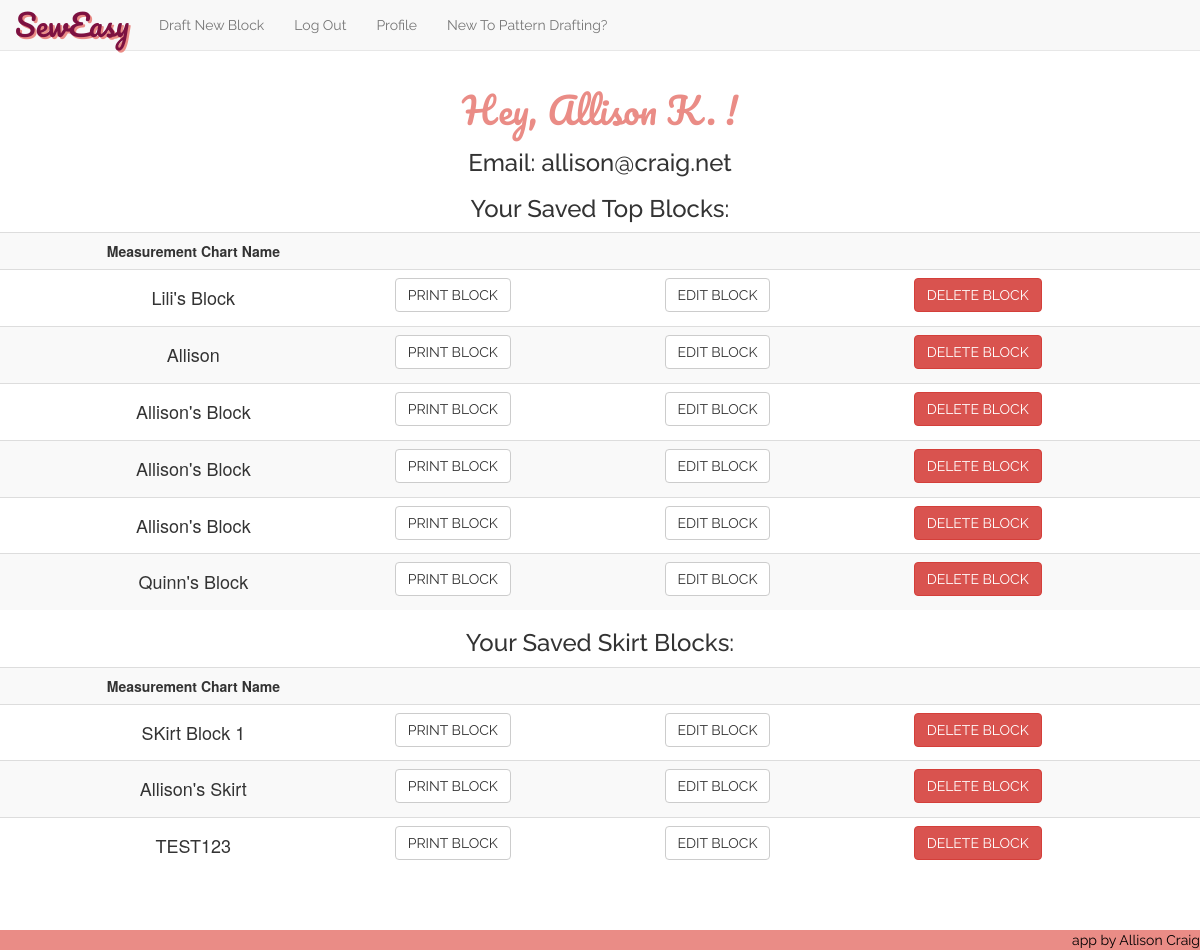
/profile (signed in), run on an earlier commit of the app's database.
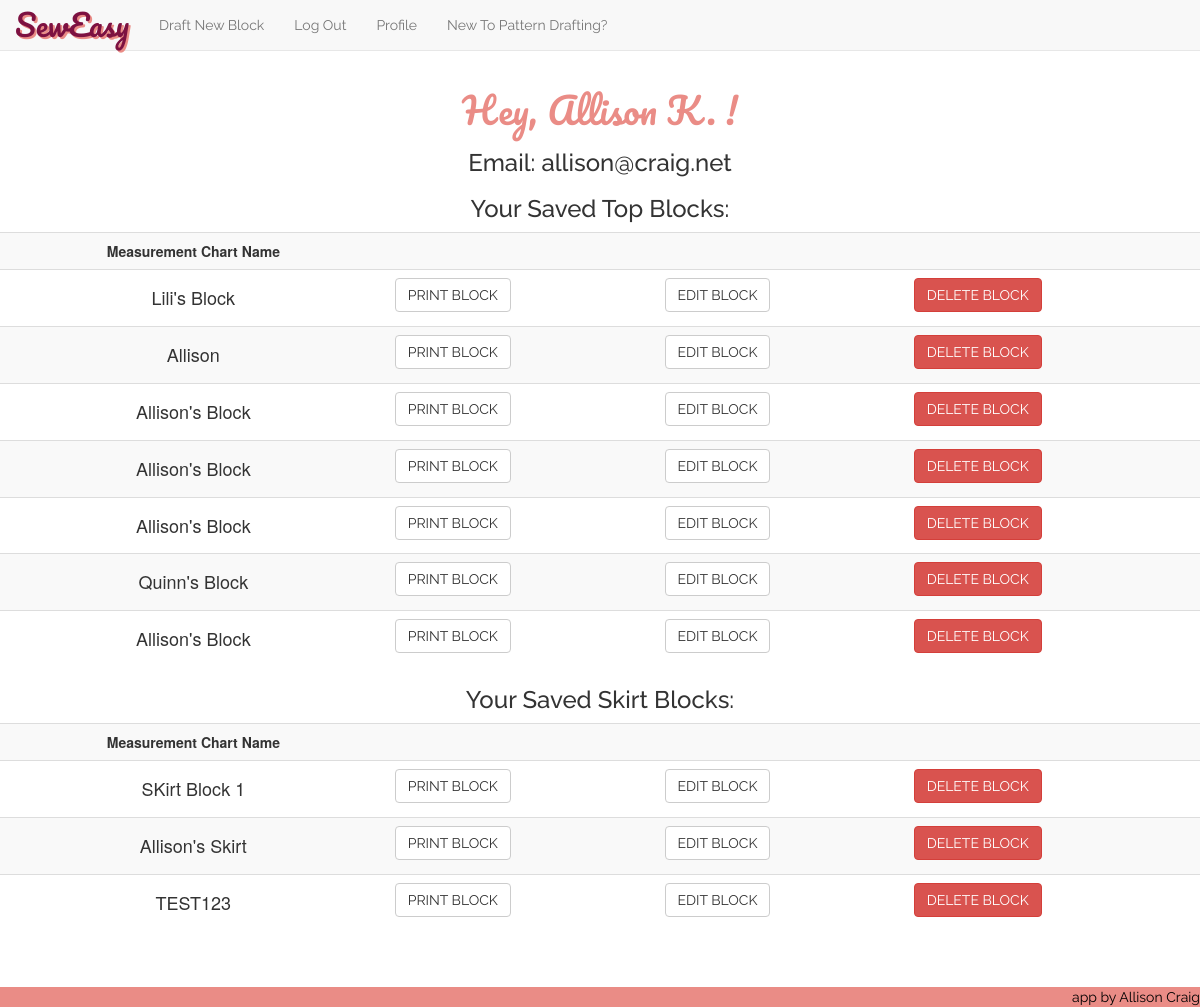
And on a later commit of the database.
### model.py (models this page shows, shortened)
class User(db.Model):
    __tablename__ = "Users"
    user_id = db.Column(db.Integer, autoincrement=True, primary_key=True)
    fb_id = db.Column(db.String(64), unique=True, nullable=True)
    email = db.Column(db.String(64), unique=True, nullable=False)
    password = db.Column(db.String(64), nullable=True)
    fname = db.Column(db.String(15), nullable=False)

class Measurement_Chart_Top(db.Model):
    __tablename__ = "Measurement_Chart_Tops"
    chart_id = db.Column(db.Integer, autoincrement=True, primary_key=True)
    nickname = db.Column(db.Integer, nullable=False)
    user_id = db.Column(db.String(100), db.ForeignKey('Users.user_id'))
    bust = db.Column(db.Integer, nullable=False)
    waist = db.Column(db.Integer, nullable=False)
    full_length = db.Column(db.Integer, nullable=False)
    center_front = db.Column(db.Integer, nullable=False)
    front_shoulder_slope = db.Column(db.Integer, nullable=False)
    strap = db.Column(db.Integer, nullable=False)
    front_across_shoulder = db.Column(db.Integer, nullable=False)
    across_chest = db.Column(db.Integer, nullable=False)
    bust_depth = db.Column(db.Integer, nullable=False)
    shoulder_length = db.Column(db.Integer, nullable=False)
    bust_arc = db.Column(db.Integer, nullable=False)
    bust_span = db.Column(db.Integer, nullable=False)
    waist_arc = db.Column(db.Integer, nullable=False)
    dart_placement = db.Column(db.Integer, nullable=False)
    side_length = db.Column(db.Integer, nullable=False)
    full_length_back = db.Column(db.Integer, nullable=False)
    center_back = db.Column(db.Integer, nullable=False)
    back_shoulder_slope = db.Column(db.Integer, nullable=False)
    across_back = db.Column(db.Integer, nullable=False)
    back_arc = db.Column(db.Integer, nullable=False)
    waist_arc_back = db.Column(db.Integer, nullable=False)
    back_neck = db.Column(db.Integer, nullable=False)
    back_across_shoulder = db.Column(db.Integer, nullable=False)
    back_dart_intake = db.Column(db.Integer, nullable=False)
    user = db.relationship("User",
                           backref=db.backref("Measurement_Chart_Tops"))

class Measurement_Chart_Skirt(db.Model):
    __tablename__ = "Measurement_Chart_Skirts"
    chart_id = db.Column(db.Integer, autoincrement=True, primary_key=True)
    nickname = db.Column(db.Integer, nullable=False)
    user_id = db.Column(db.String(100), db.ForeignKey('Users.user_id'))
    waist = db.Column(db.Integer, nullable=False)
    hip = db.Column(db.Integer, nullable=False)
    center_front_hip_depth = db.Column(db.Integer, nullable=False)
    back_hip_arc = db.Column(db.Integer, nullable=False)
    center_back_hip_depth = db.Column(db.Integer, nullable=False)
    front_hip_arc = db.Column(db.Integer, nullable=False)
    dart_placement = db.Column(db.Integer, nullable=False)
    user = db.relationship("User",
                           backref=db.backref("Measurement_Chart_Skirts"))

### server.py (the view)
@app.route('/profile')
def user_profile_page():
    user_email = session['logged_in_customer_email']
    user = User.query.filter(User.email==user_email).one()
    current_user_id = user.user_id
    saved_blocks_tops = Measurement_Chart_Top.query.filter(Measurement_Chart_Top.user_id==current_user_id).all()
    saved_blocks_skirts = Measurement_Chart_Skirt.query.filter(Measurement_Chart_Skirt.user_id==current_user_id).all()
    return render_template("profile.html", user=user, session=session, savedblockstops=saved_blocks_tops, savedblocksskirts=saved_blocks_skirts)

### server.py (called while the page is built)
@app.before_request
def add_tests():
    g.jasmine_tests = JS_TESTING_MODE

### templates/profile.html (shortened to what this page needs)
{% extends 'base.html' %}
{% block content %}
<center><h1 class='heading-titles'>Hey, {{ user.fname }} !</h1></center>
<center><h3 class="raleway">Email: {{ user.email }}</h3></center>
{% if savedblockstops %}
<center><h3 class="raleway">Your Saved Top Blocks: </h3></center>
<table class="table table-hover table-striped">
	<th><center>Measurement Chart Name</center></th>
	<th></th>
	<th></th>
	<th></th>
{% for sblocktop in savedblockstops %}
	<tr class="saved-block">
		<td><center><h4>{{ sblocktop.nickname }}</h4></center>
		<center>
			<td><form action='/print-top/{{sblocktop.chart_id}}'>
				<button class="btn btn-default">PRINT BLOCK</button>
			</form></td>
			<td><form action='/edit-top/{{sblocktop.chart_id}}'>
				<button class="btn btn-default" value="{{ sblocktop.chart_id }}">EDIT BLOCK</button>
			</form></td>
			<td><button class="btn btn-danger delete-btn" id='chart-id' value="{{ sblocktop.chart_id }}">DELETE BLOCK</button></td>
		</center>
		</td>
	</tr>
{% endfor %}
</table>
{% endif %}
{% if savedblocksskirts %}
<center><h3 class="raleway">Your Saved Skirt Blocks: </h3></center>
<table class="table table-hover table-striped">
	<th><center>Measurement Chart Name</center></th>
	<th></th>
	<th></th>
	<th></th>
{% for sblockskirt in savedblocksskirts %}
	<tr class="saved-block">
		<td><center><h4>{{ sblockskirt.nickname }}</h4></center>
		<center>
			<td><form action='/print-skirt/{{sblockskirt.chart_id}}'>
				<button class="btn btn-default">PRINT BLOCK</button>
			</form></td>
			<td><form action='/edit-skirt/{{sblockskirt.chart_id}}'>
				<button class="btn btn-default" value="{{ sblockskirt.chart_id }}">EDIT BLOCK</button>
			</form></td>
			<td><button class="btn btn-danger delete-btn" name='chart-id' value="{{ sblockskirt.chart_id }}">DELETE BLOCK</button></td>
		</center>
		</td>
	</tr>
{% endfor %}
</table>
{% endif %}
{% endblock %}

### templates/base.html (shortened to what this page needs)
<!DOCTYPE html>
<html>
<head>
	<link rel='stylesheet' href='/static/css/style.css'>
	<link rel='stylesheet' href='/static/css/bootstrap.min.css'>
</head>
<body>
	<nav class="navbar navbar-default navbar-fixed-top">
			<a class="navbar-brand" id="corner-logo" href="/">SewEasy</a>
			<ul class="nav navbar-nav">
			{% if session['current_user_id'] is defined %}
				<li><a href="/choose-block">Draft New Block</a></li>
                <li><a href="/logout" id="logout">Log Out</a></li>
                <li><a href="/profile" id="profile">Profile</a></li>
                <li><a href="/about-drafting" id="profile">New To Pattern Drafting?</a></li>
            {% else %}
                  <li><a href="/login">Log In</a></li>
                  <li><a href="/register">Register</a></li>
                  <li><a href="/about-drafting" id="profile">New To Pattern Drafting?</a></li>
<!--                   <li><a href="/fb-login">Login with Facebook</a></li>
 -->                {% endif %}
             </ul>
	</nav>
	{% block content %}{% endblock %}
	<footer><a href="https://github.com/allisonkcraig" target="blank" id="footer-a">app by Allison Craig</a></footer>
</body>
</html>

### static/css/style.css (style rules this page uses)
body { padding-top: 70px; margin-bottom: 2em; padding-bottom: 4em; }
.btn { font-family: "Raleway"; }
.heading-titles { font-family: 'Pacifico', cursive; color: #EA8C86; }
#corner-logo { font-family: 'Pacifico', cursive; font-size: 30px; text-decoration: none; text-shadow: 2px 2px #EA8C86; color: #7D1141; }
.navbar { font-family: "Raleway"; }
footer { font-family: "Raleway"; background-color: #EA8C86; position:fixed; left:0px; bottom:0px; height:20px; width:100%; }
#footer-a { text-decoration: none; color: black; float: right; }
.raleway { font-family: "Raleway"; }

What changed in the data, as far as the page shows it:
added Measurement_Chart_Top: nickname "Allison's Block", {{ sblocktop.chart_id }} 8 (drawn)
